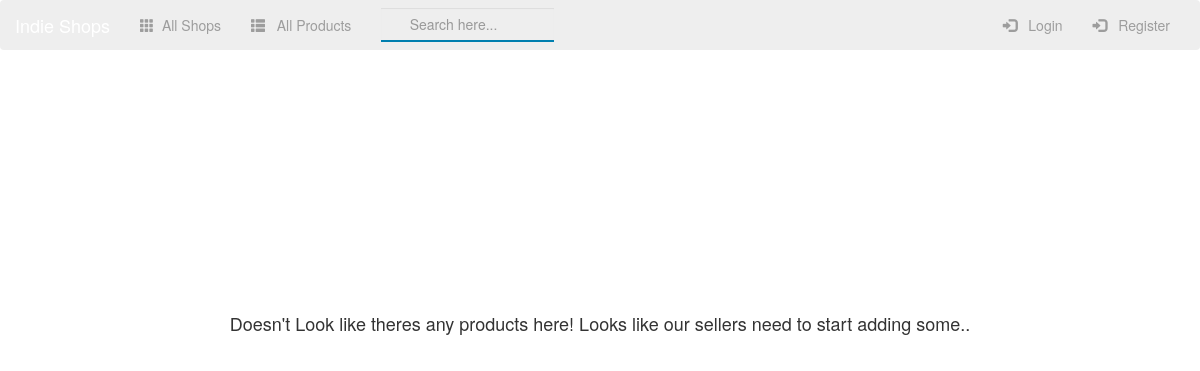
Before: /shop/products/all/ with the older database file.
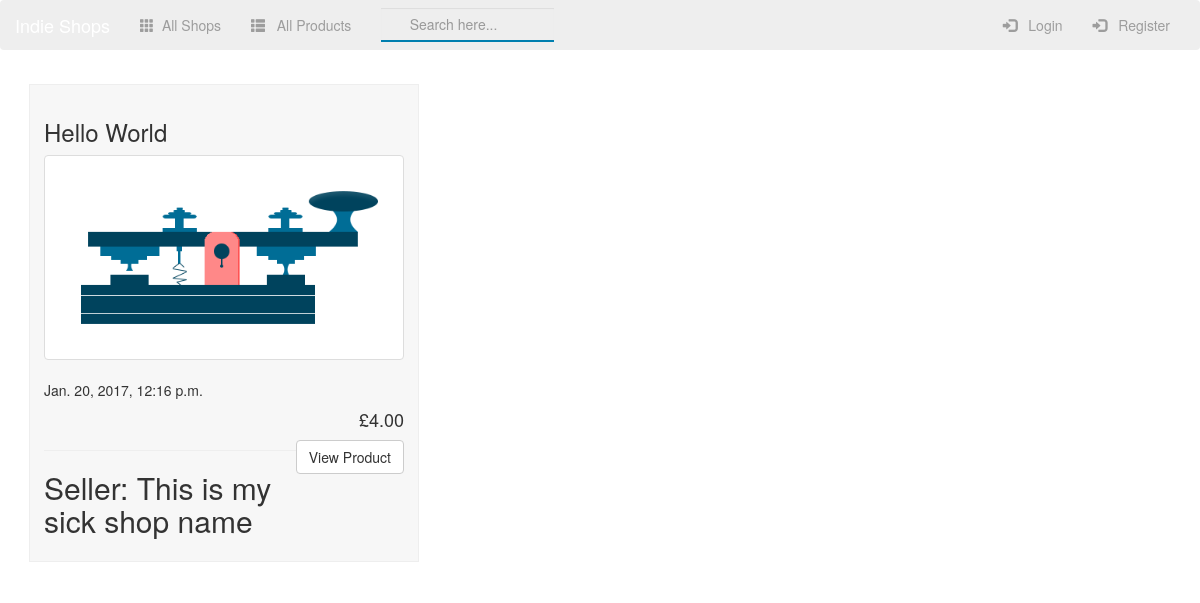
After: the same page with the newer database file.
### shop/models.py (models this page shows, shortened)
class Product(models.Model):
    product_name = models.CharField(max_length=250)
    business = models.ForeignKey(Shop, on_delete=models.CASCADE, related_name="products")
    product_desc = models.TextField()
    product_image = models.FileField()
    price = models.DecimalField(max_digits=6, decimal_places=2)
    created = models.DateTimeField(auto_now_add=True, blank=True)
    @property
    def price_format(self):
        return "£%s" % self.price

class Shop(models.Model):
    name = models.CharField(max_length=150)
    owner = models.OneToOneField(User, related_name="owner")
    description = models.TextField(max_length=5000, default="Default Description. Looks like the Shop Owner hasn't uploaded a description..")
    def create_shop(sender, **kwargs):
        user = kwargs["instance"]
        if kwargs["created"]:
            up = Shop(owner=user)
            up.save()
    post_save.connect(create_shop, sender=User)

### shop/views.py (the view)
class AllProducts(ListView):
    model = Product
    template_name = 'shop/all_products.html'

### shop/templates/shop/all_products.html (shortened to what this page needs)
{% extends 'shop/base.html' %}
{% block main-content %}
    {% if product_list%}
    {% for product in product_list %}
            <div class="col-sm-4 col-md-4 col-lg-4 productDetails-container">
                <h3>{{ product.product_name }}</h3>
                <div class="thumbnail">
                   <img src="{{ product.product_image.url }}" class="img-responsive">
                </div>
                    <p>{{ product.created }}</p>
                    <h4 style="text-align:right;">{{ product.price_format }}</h4>
                        <a href="{% url 'shop:product-details' product.id %}"><button type="button" class="btn btn-default pull-right">View Product</button></a>
                    <hr>
                    <h2>Seller: {{ product.business.name }}</h2>
            </div>
    {% endfor %}
    {% else %}
    <div class="col-sm-10 col-sm-offset-1 col-md-8 col-lg-8 col-md-offset-2 col-lg-offset-2 emptyResults-box">
        <h4 class="emptyResultsTextHeading">Doesn't Look like theres any products here! Looks like our sellers need to start adding some..</h4>
    </div>
    {% endif %}
{% endblock %}

Changed rows visible on the page:
added Product: product_name "Hello World", product_image (picture), created "Jan. 20, 2017, 12:16 p.m.", price_format "£4.00", business.name "This is my sick shop name"
Other visible differences:
text no longer shown: "Doesn't Look like theres any products here! Looks like our sellers need to start adding some.."
